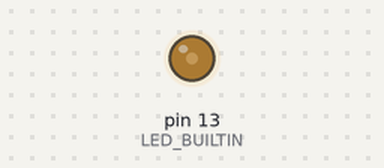
The sketch below on a simulated Arduino Uno, built with avr-gcc and run on an emulated ATmega328P. Parts: output pins drawn as LEDs (lit = HIGH).

Above: at 0.1 s.
Timing chart, 0 to 1.6 s (numbered marks = the images above):
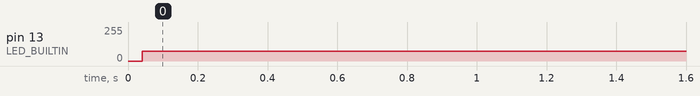

The sketch:

Serial_receive2_v2.ino
```cpp
int blinkDelay =0;

void setup(){
    Serial.begin(9600);
    pinMode(LED_BUILTIN,OUTPUT);
}

void loop(){

    switch(Serial.available()){

        int i = Serial.parseInt();
        case 0:
            break;
        default :
            blinkDelay = i;
    }
    digitalWrite(LED_BUILTIN,HIGH);
    delay(blinkDelay);
    digitalWrite(LED_BUILTIN,LOW);
    delay(blinkDelay);

}
```

Measured:
- by itself, pin 13 (LED_BUILTIN): 0/255 → 73/255 at 0.04 s
